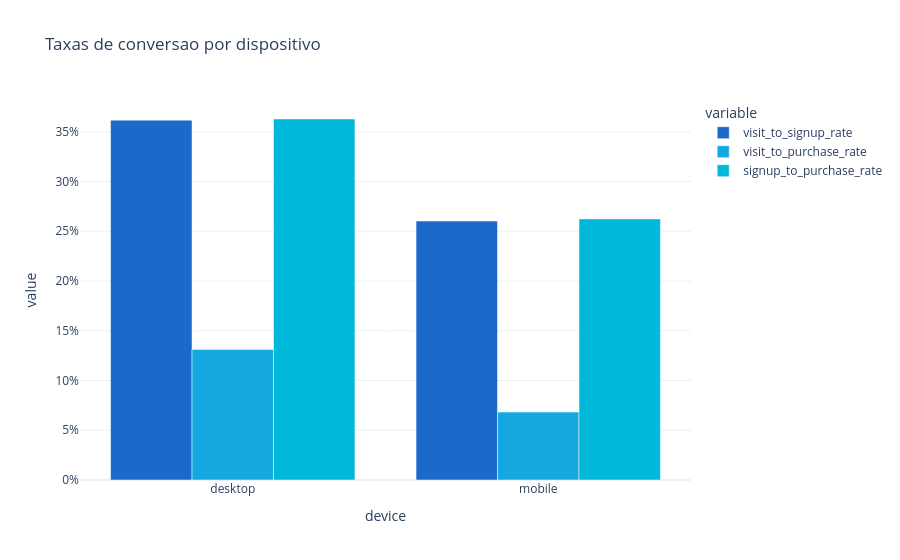

The cell this chart's notebook holds for it:
### Code cell
fig = px.bar(
    device,
    x='device',
    y=['visit_to_signup_rate', 'visit_to_purchase_rate', 'signup_to_purchase_rate'],
    barmode='group',
    title='Taxas de conversao por dispositivo',
    color_discrete_sequence=CONTA_AZUL_COLORS
)
fig.update_yaxes(tickformat='.0%')
fig.show()

### Figure 1 — Plotly figure (JSON) as saved in the notebook; plotly's stock layout.template omitted (floating-point values rounded to 4 significant figures)
{"data": [{"alignmentgroup": "True", "hovertemplate": "variable=visit_to_signup_rate<br>device=%{x}<br>value=%{y}<extra></extra>", "legendgroup": "visit_to_signup_rate", "marker": {"color": "#1B69C8", "pattern": {"shape": ""}}, "name": "visit_to_signup_rate", "offsetgroup": "visit_to_signup_rate", "orientation": "v", "showlegend": true, "textposition": "auto", "type": "bar", "x": ["desktop", "mobile"], "xaxis": "x", "y": [0.3616, 0.2602], "yaxis": "y"}, {"alignmentgroup": "True", "hovertemplate": "variable=visit_to_purchase_rate<br>device=%{x}<br>value=%{y}<extra></extra>", "legendgroup": "visit_to_purchase_rate", "marker": {"color": "#14A7E0", "pattern": {"shape": ""}}, "name": "visit_to_purchase_rate", "offsetgroup": "visit_to_purchase_rate", "orientation": "v", "showlegend": true, "textposition": "auto", "type": "bar", "x": ["desktop", "mobile"], "xaxis": "x", "y": [0.1312, 0.06825], "yaxis": "y"}, {"alignmentgroup": "True", "hovertemplate": "variable=signup_to_purchase_rate<br>device=%{x}<br>value=%{y}<extra></extra>", "legendgroup": "signup_to_purchase_rate", "marker": {"color": "#00B8D9", "pattern": {"shape": ""}}, "name": "signup_to_purchase_rate", "offsetgroup": "signup_to_purchase_rate", "orientation": "v", "showlegend": true, "textposition": "auto", "type": "bar", "x": ["desktop", "mobile"], "xaxis": "x", "y": [0.3628, 0.2623], "yaxis": "y"}], "layout": {"barmode": "group", "legend": {"title": {"text": "variable"}, "tracegroupgap": 0}, "title": {"text": "Taxas de conversao por dispositivo"}, "xaxis": {"anchor": "y", "domain": [0, 1], "title": {"text": "device"}}, "yaxis": {"anchor": "x", "domain": [0, 1], "tickformat": ".0%", "title": {"text": "value"}}}}
